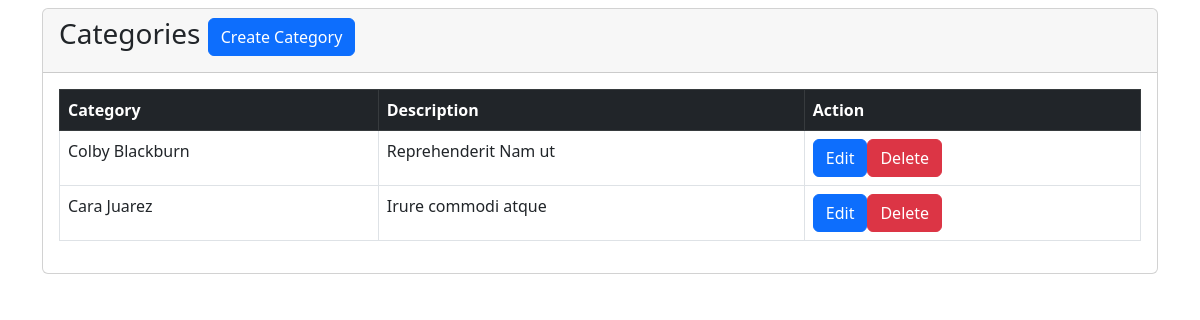
Page /categories/ on the committed database.
### categories/models.py (models this page shows, shortened)
class Category(models.Model):
    name = models.CharField(max_length=100)
    description = models.TextField(blank=True, null=True)

### categories/views.py (the view)
# urls.py: path('categories/', CategoryListView.as_view(), name='category_list'),
class CategoryListView(View):
    template_name = 'categories/index.html'
    def get(self, request):
        categories = Category.objects.all()
        return render(request, self.template_name, {'categories': categories})

### templates/categories/index.html (shortened to what this page needs)
{% load static %}
<!DOCTYPE html>
<html lang="en">
<head>
    <link href="https://cdn.jsdelivr.net/npm/bootstrap@5.2.0/dist/css/bootstrap.min.css" rel="stylesheet">
</head>
<body>
    <div class="container py-2">
        <div class="row">
            <div class="col-12">
                <div class="card">
                    <div class="card-header">
                        <h3>Categories
                            <a href="{% url 'category_add' %}" class="btn btn-primary">Create Category</a>
                        </h3>
                    </div>
                    <div class="card-body">
                        <div class="table-responsive">
                            <table class="table table-bordered table-hover">
                                <thead class="table-dark">
                                    <tr>
                                        <th scope="col">Category</th>
                                        <th scope="col">Description</th>
                                        <th scope="col">Action</th>
                                    </tr>
                                </thead>
                                <tbody>
                                    {% for category in categories %}
                                    <tr>
                                        <td>{{ category.name }}</td>
                                        <td>{{ category.description }}</td>
                                        <td>
                                            <div style="display: flex;">
                                                <a href="{% url 'category_update' pk=category.pk %}" class="btn btn-primary">Edit</a>
                                                <form action="{% url 'category_destroy' pk=category.pk %}" method="POST">
                                                    <input type="submit" onclick="return confirm(`Are you sure you want to delete?`)" class="btn btn-danger" value="Delete">
                                                </form>
                                            </div>
                                        </td>
                                    </tr>
                                    {% endfor %}
                                </tbody>
                            </table>
                        </div>
                    </div>
                </div>
            </div>
        </div>
    </div>
</body>
</html>

### rows in the picture
Category: name "Colby Blackburn", description "Reprehenderit Nam ut"
Category: name "Cara Juarez", description "Irure commodi atque"
